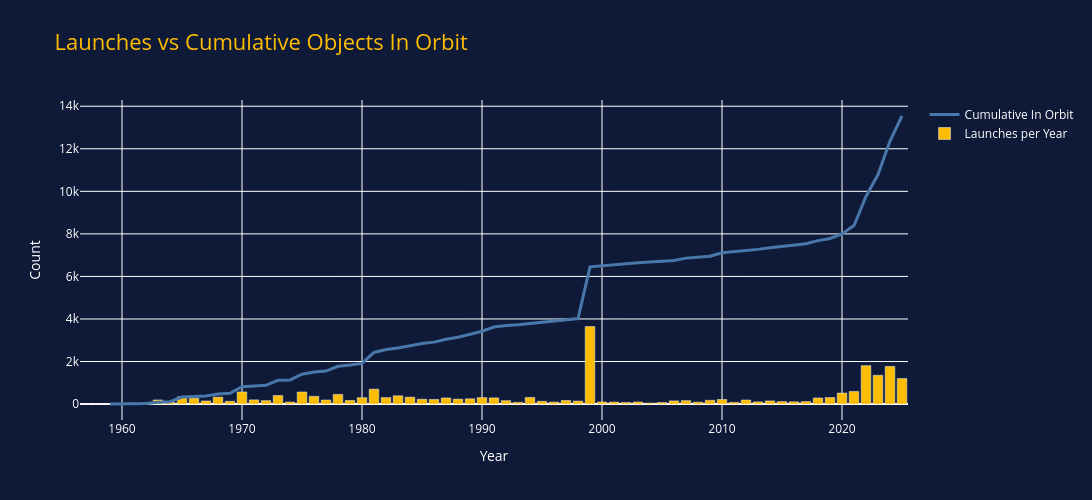

The cell this chart's notebook holds for it:
### Markdown cell above
## Objects added by year, showing remaining in orbit

### Code cell
fig = go.Figure()

# Add cumulative line
fig.add_trace(go.Scatter(
    x=cumulative_by_year.index,
    y=cumulative_by_year.values,
    #mode='lines+markers',
    mode='lines',
    name='Cumulative In Orbit',
    line=dict(color='#4977AA', width=3),
    marker=dict(color='white', size=6)
))

# Add yearly launches as bars
fig.add_trace(go.Bar(
    x=launches_by_year.index,
    y=launches_by_year.values,
    name='Launches per Year',
    marker_color='#FFBD02'
))

# Apply custom styling
fig.update_layout(
    title='Launches vs Cumulative Objects In Orbit',
    title_font=dict(color='#FFBD02', size=22),
    plot_bgcolor='#0F1A38',
    paper_bgcolor='#0F1A38',
    font=dict(color='white'),
    xaxis=dict(title='Year', color='white', gridcolor='white'),
    yaxis=dict(title='Count', color='white', gridcolor='white'),
    legend=dict(font=dict(color='white')),
    barmode='overlay',
    width=1200,
    height=500
)

fig.show()

### Figure 1 — Plotly figure (JSON) as saved in the notebook; plotly's stock layout.template omitted (floating-point values rounded to 4 significant figures)
{"data": [{"line": {"color": "#4977AA", "width": 3}, "marker": {"color": "white", "size": 6}, "mode": "lines", "name": "Cumulative In Orbit", "type": "scatter", "x": [1959, 1960, 1961, 1962, 1963, 1964, 1965, 1966, 1967, 1968, 1969, 1970, 1971, 1972, 1973, 1974, 1975, 1976, 1977, 1978, 1979, 1980, 1981, 1982, 1983, 1984, 1985, 1986, 1987, 1988, 1989, 1990, 1991, 1992, 1993, 1994, 1995, 1996, 1997, 1998, 1999, 2000, 2001, 2002, 2003, 2004, 2005, 2006, 2007, 2008, 2009, 2010, 2011, 2012, 2013, 2014, 2015, 2016, 2017, 2018, 2019, 2020, 2021, 2022, 2023, 2024, 2025], "y": [4, 14, 21, 33, 87, 111, 333, 363, 384, 478, 509, 816, 850, 883, 1116, 1137, 1406, 1506, 1550, 1777, 1834, 1913, 2427, 2563, 2641, 2762, 2849, 2912, 3051, 3143, 3275, 3424, 3620, 3694, 3729, 3786, 3833, 3891, 3960, 4022, 6453, 6503, 6561, 6596, 6646, 6675, 6712, 6745, 6861, 6903, 6952, 7115, 7165, 7209, 7272, 7347, 7407, 7471, 7535, 7683, 7783, 8000, 8393, 9757, 10790, 12364, 13541]}, {"marker": {"color": "#FFBD02"}, "name": "Launches per Year", "type": "bar", "x": [1957.0, 1958.0, 1959.0, 1960.0, 1961.0, 1962.0, 1963.0, 1964.0, 1965.0, 1966.0, 1967.0, 1968.0, 1969.0, 1970.0, 1971.0, 1972.0, 1973.0, 1974.0, 1975.0, 1976.0, 1977.0, 1978.0, 1979.0, 1980.0, 1981.0, 1982.0, 1983.0, 1984.0, 1985.0, 1986.0, 1987.0, 1988.0, 1989.0, 1990.0, 1991.0, 1992.0, 1993.0, 1994.0, 1995.0, 1996.0, 1997.0, 1998.0, 1999.0, 2000.0, 2001.0, 2002.0, 2003.0, 2004.0, 2005.0, 2006.0, 2007.0, 2008.0, 2009.0, 2010.0, 2011.0, 2012.0, 2013.0, 2014.0, 2015.0, 2016.0, 2017.0, 2018.0, 2019.0, 2020.0, 2021.0, 2022.0, 2023.0, 2024.0, 2025.0], "y": [3, 3, 7, 22, 40, 58, 194, 88, 339, 273, 147, 327, 130, 570, 197, 162, 402, 95, 569, 364, 191, 456, 169, 300, 701, 306, 389, 325, 228, 219, 288, 234, 247, 305, 291, 161, 82, 313, 129, 93, 169, 142, 3645, 99, 94, 76, 99, 49, 75, 150, 162, 91, 177, 216, 82, 191, 103, 149, 116, 107, 117, 287, 307, 518, 593, 1806, 1353, 1771, 1200]}], "layout": {"barmode": "overlay", "font": {"color": "white"}, "height": 500, "legend": {"font": {"color": "white"}}, "paper_bgcolor": "#0F1A38", "plot_bgcolor": "#0F1A38", "title": {"font": {"color": "#FFBD02", "size": 22}, "text": "Launches vs Cumulative Objects In Orbit"}, "width": 1200, "xaxis": {"color": "white", "gridcolor": "white", "title": {"text": "Year"}}, "yaxis": {"color": "white", "gridcolor": "white", "title": {"text": "Count"}}}}
